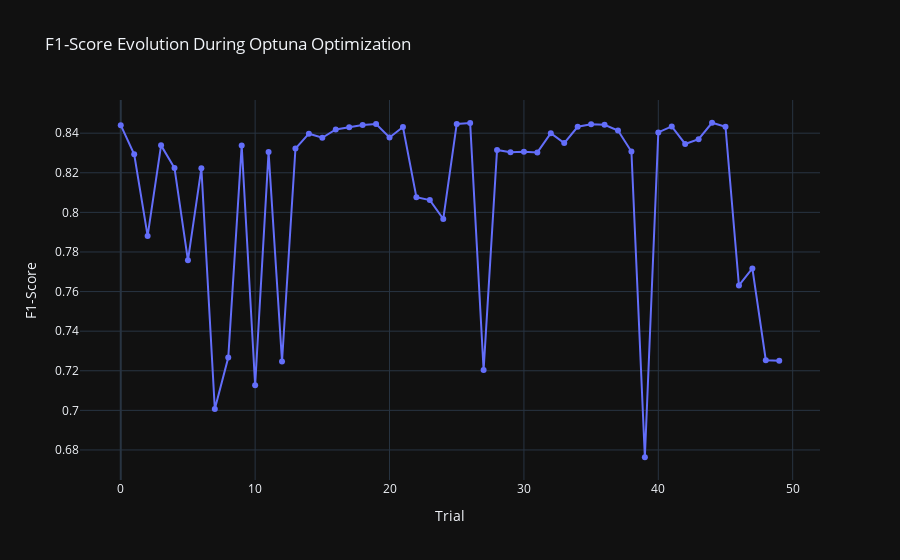

Source (notebook cell):
### Code cell
visualizations['f1_score_evolution']

### Figure 1 — Plotly figure (JSON) as saved in the notebook; plotly's stock layout.template omitted (floating-point values rounded to 4 significant figures)
{"data": [{"mode": "lines+markers", "name": "F1-score", "type": "scatter", "x": [0, 1, 2, 3, 4, 5, 6, 7, 8, 9, 10, 11, 12, 13, 14, 15, 16, 17, 18, 19, 20, 21, 22, 23, 24, 25, 26, 27, 28, 29, 30, 31, 32, 33, 34, 35, 36, 37, 38, 39, 40, 41, 42, 43, 44, 45, 46, 47, 48, 49], "y": [0.8441, 0.8293, 0.7881, 0.8338, 0.8224, 0.7758, 0.8223, 0.7007, 0.7267, 0.8338, 0.7127, 0.8305, 0.7247, 0.8322, 0.8397, 0.8377, 0.8419, 0.843, 0.8441, 0.8446, 0.8379, 0.8431, 0.8077, 0.8062, 0.7967, 0.8447, 0.8451, 0.7204, 0.8315, 0.8304, 0.8307, 0.8303, 0.84, 0.835, 0.8432, 0.8445, 0.8442, 0.8413, 0.8307, 0.6763, 0.8404, 0.8434, 0.8345, 0.837, 0.8453, 0.8432, 0.7631, 0.7717, 0.7253, 0.725]}], "layout": {"title": {"text": "F1-Score Evolution During Optuna Optimization"}, "xaxis": {"title": {"text": "Trial"}}, "yaxis": {"title": {"text": "F1-Score"}}}}
